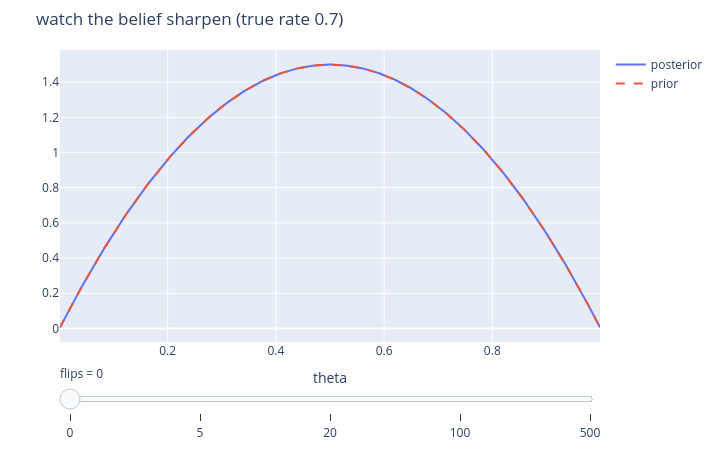

Here is the notebook cell this chart was saved with:
### Markdown cell above
事後分布は、事前分布と尤度の「妥協点」にできます。
データが増えるほど尤度が支配的になり、事前分布の影は薄れていきます(04 章で精密に)。

下のスライダーで投げた回数を動かしてみてください(表率 7 割のコインを想定。
この図は書き出した HTML 上でも動きます)。

### Code cell
# Slider preview: belief sharpening as flips accumulate (works in static HTML).
import plotly.io as pio

from bayes_textbook import visualization as viz

pio.renderers.default = "plotly_mimetype+notebook_connected"
theta_grid = np.linspace(0.001, 0.999, 300)
frames = []
for n in [0, 5, 20, 100, 500]:
    s = round(0.7 * n)
    p_n = prior.update(s, n - s)
    frames.append((f"{n}", [("posterior", p_n.dist.pdf(theta_grid), None),
                            ("prior", prior.dist.pdf(theta_grid), "dash")]))
fig = viz.plotly_curve_slider(theta_grid, frames, slider_name="flips",
                              title="watch the belief sharpen (true rate 0.7)")
fig.update_xaxes(title="theta")
fig.show()

### Figure 1 — Plotly figure (JSON) as saved in the notebook; plotly's stock layout.template omitted (floating-point values rounded to 4 significant figures; data arrays with more than 128 entries replaced by an {"elided": "..."} marker saying what was removed)
{"data": [{"mode": "lines", "name": "posterior", "type": "scatter", "x": {"elided": "300 float values"}, "y": {"elided": "300 float values"}}, {"line": {"dash": "dash"}, "mode": "lines", "name": "prior", "type": "scatter", "x": {"elided": "300 float values"}, "y": {"elided": "300 float values"}}], "layout": {"height": 450, "margin": {"b": 30, "l": 60, "r": 20, "t": 50}, "sliders": [{"currentvalue": {"prefix": "flips = "}, "steps": [{"args": [["0"], {"frame": {"duration": 0, "redraw": true}, "mode": "immediate"}], "label": "0", "method": "animate"}, {"args": [["5"], {"frame": {"duration": 0, "redraw": true}, "mode": "immediate"}], "label": "5", "method": "animate"}, {"args": [["20"], {"frame": {"duration": 0, "redraw": true}, "mode": "immediate"}], "label": "20", "method": "animate"}, {"args": [["100"], {"frame": {"duration": 0, "redraw": true}, "mode": "immediate"}], "label": "100", "method": "animate"}, {"args": [["500"], {"frame": {"duration": 0, "redraw": true}, "mode": "immediate"}], "label": "500", "method": "animate"}]}], "title": {"text": "watch the belief sharpen (true rate 0.7)"}, "width": 720, "xaxis": {"title": {"text": "theta"}}}}
